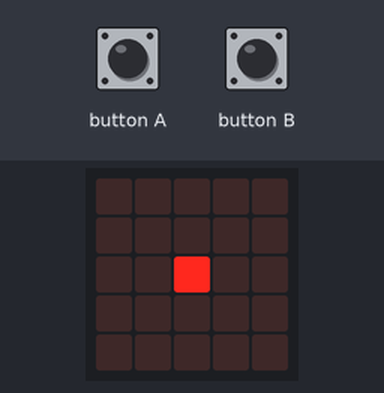
Bench run of a program on a simulated BBC micro:bit (MakeCode). Shown: the board's 5×5 LED display. The test bench sets the inputs (shaded band).

Above: at 1.2 s.
1.3 s: button A pressed for 0.15 s
At 2.6 s:
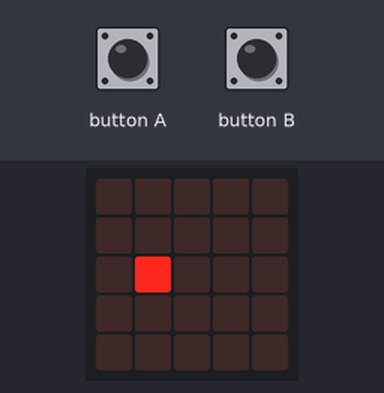
2.9 s: button A pressed for 0.15 s
At 3.9 s:
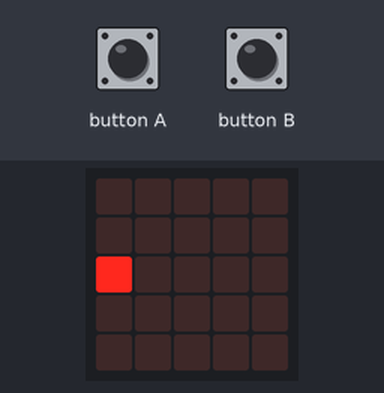
4.5 s: button A pressed for 0.15 s
At 5.1 s:
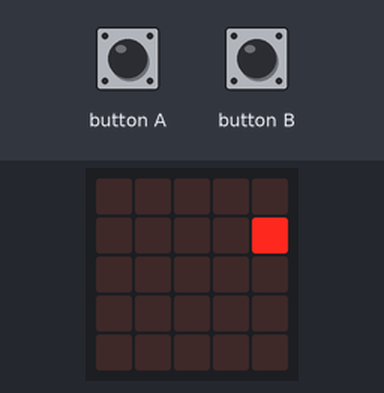
6.1 s: button A pressed for 0.15 s
At 7.4 s:
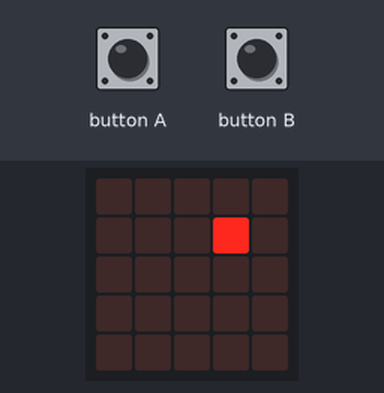
7.7 s: button A pressed for 0.15 s
At 8.7 s:
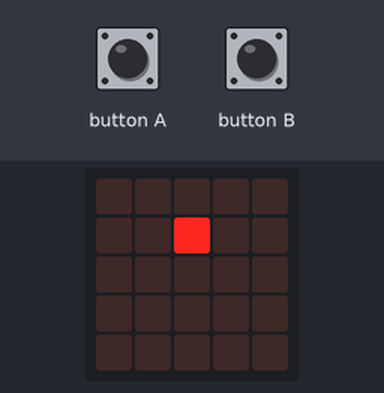
9.3 s: button A pressed for 0.15 s
At 10.0 s:
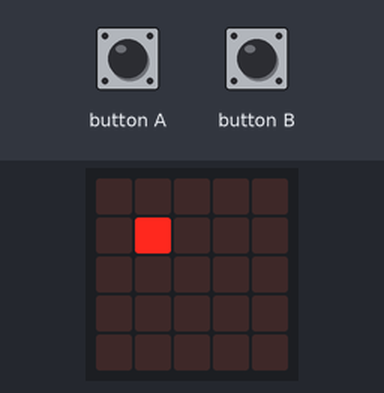
Timing chart, 0 to 11.9 s (numbered marks = the images above; inputs shaded):
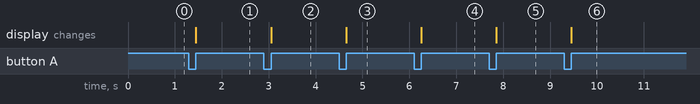

Measured:
- after the input at 1.3 s, the display: changes after 0.15 s (image 1)
- after the input at 2.9 s, the display: changes after 0.15 s (image 2)
- after the input at 4.5 s, the display: changes after 0.15 s (image 3)
- after the input at 6.1 s, the display: changes after 0.15 s (image 4)
- after the input at 7.7 s, the display: changes after 0.15 s (image 5)
- after the input at 9.3 s, the display: changes after 0.15 s (image 6)

The program:

main.ts
```typescript
input.onButtonPressed(Button.A, function () {
    if (deplacement != 0) {
        led.unplot(deplacement, nb)
        deplacement += -1
        led.plot(deplacement, nb)
    } else {
        led.unplot(deplacement, nb)
        deplacement = 4
        nb += -1
        if (nb == -1) {
            nb = 4
        }
        led.plot(deplacement, nb)
    }
})
input.onButtonPressed(Button.B, function () {
    if (deplacement < 4) {
        led.unplot(deplacement, nb)
        deplacement += 1
        led.plot(deplacement, nb)
    } else {
        led.unplot(deplacement, nb)
        deplacement = 0
        nb += 1
        if (nb == 5) {
            nb = 0
        }
        led.plot(deplacement, nb)
    }
})
let deplacement = 0
let nb = 0
nb = 2
deplacement = 2
led.plot(deplacement, nb)
```

test.ts
```typescript
// les tests vont ici ; cela ne sera pas compilé si ce paquet est utilisé en tant qu'extension.
```
